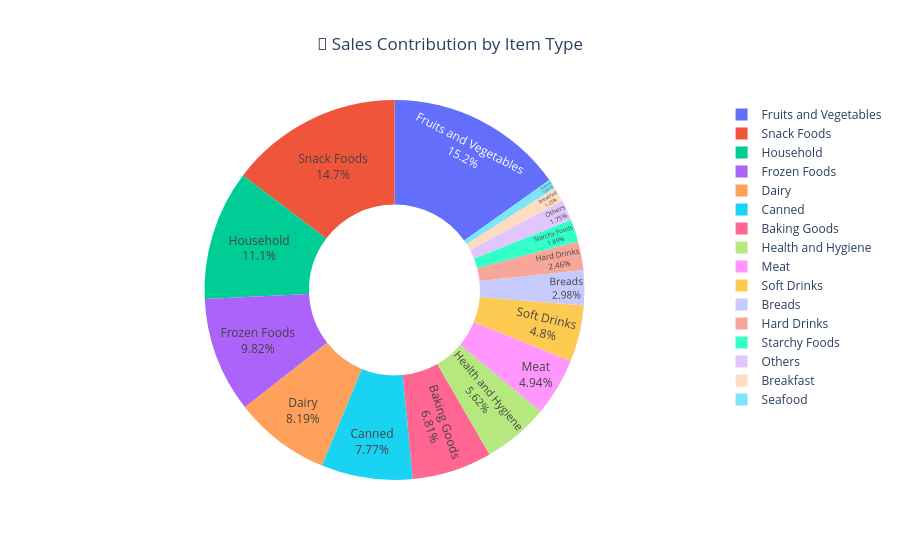

Here is the notebook cell this chart was saved with:
### Markdown cell above
## 6. 🍩 Sales Share by Item Type

### Code cell
fig = px.pie(
    item_sales,
    names="Item_Type",
    values="Item_Outlet_Sales",
    hole=0.45,
    title="🍩 Sales Contribution by Item Type",
    template="plotly_white"
)

fig.update_traces(
    textposition="inside",
    textinfo="percent+label"
)

fig.update_layout(title_x=0.5)

fig.show()

### Figure 1 — Plotly figure (JSON) as saved in the notebook; plotly's stock layout.template omitted (floating-point values rounded to 4 significant figures)
{"data": [{"domain": {"x": [0, 1], "y": [0, 1]}, "hole": 0.45, "hovertemplate": "Item_Type=%{label}<br>Item_Outlet_Sales=%{value}<extra></extra>", "labels": ["Fruits and Vegetables", "Snack Foods", "Household", "Frozen Foods", "Dairy", "Canned", "Baking Goods", "Health and Hygiene", "Meat", "Soft Drinks", "Breads", "Hard Drinks", "Starchy Foods", "Others", "Breakfast", "Seafood"], "legendgroup": "", "name": "", "showlegend": true, "textinfo": "percent+label", "textposition": "inside", "type": "pie", "values": [2820000.0, 2733000.0, 2055000.0, 1826000.0, 1523000.0, 1444000.0, 1266000.0, 1045000.0, 917600.0, 892900.0, 553200.0, 457800.0, 351400.0, 325500.0, 232300.0, 148900.0]}], "layout": {"legend": {"tracegroupgap": 0}, "title": {"text": "🍩 Sales Contribution by Item Type", "x": 0.5}}}
